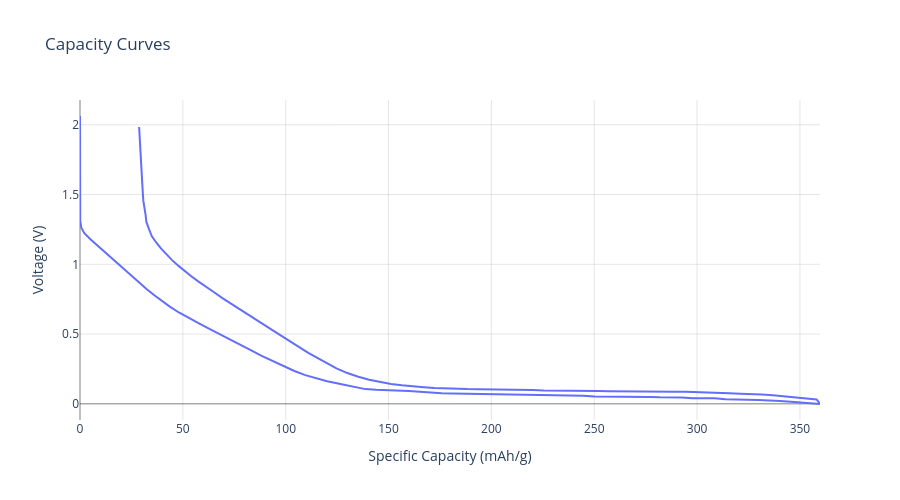

Notebook source saved alongside this figure:
### Code cell
# hc1

half_cell = (
    pd.read_csv(
        '../local_data/active_materials/anode/Hard Carbon (Vendor A - 330 mAh g).csv',
        names=['specific_capacity', 'voltage', 'direction', 'id'],
        skiprows=1
    ).drop(
        columns=['id']
    ).assign(
        direction = lambda x: x['direction'].apply(lambda y: 'discharge' if y == 'CC_DChg' else 'charge'),
    )
)

hc1 = AnodeMaterial(
    name = 'Hard Carbon (Vendor A)',
    reference = 'Na/Na+',
    specific_cost = 7.00,
    density = 1.5,
    specific_capacity_curves = half_cell,
    color='#1a1a1a'
)

hc1.plot_specific_capacity_curves(width=900, height=500).show()

### Figure 1 — Plotly figure (JSON) as saved in the notebook; plotly's stock layout.template omitted (floating-point values rounded to 4 significant figures; data arrays with more than 128 entries replaced by an {"elided": "..."} marker saying what was removed)
{"data": [{"hovertemplate": "<b>%{fullData.name}</b><br>Capacity: %{x:.2f} mAh/g<br>Voltage: %{y:.3f} V<br><i>Individual Material</i><extra></extra>", "line": {"width": 2}, "mode": "lines", "name": "2.0631 V", "type": "scatter", "x": {"elided": "172 float values"}, "y": {"elided": "172 float values"}}], "layout": {"height": 500, "hovermode": "closest", "paper_bgcolor": "white", "plot_bgcolor": "white", "title": {"text": "Capacity Curves"}, "width": 900, "xaxis": {"gridcolor": "rgba(128, 128, 128, 0.2)", "gridwidth": 1, "showgrid": true, "title": {"text": "Specific Capacity (mAh/g)"}, "zeroline": true, "zerolinecolor": "rgba(0, 0, 0, 0.5)", "zerolinewidth": 1}, "yaxis": {"gridcolor": "rgba(128, 128, 128, 0.2)", "gridwidth": 1, "showgrid": true, "title": {"text": "Voltage (V)"}, "zeroline": true, "zerolinecolor": "rgba(0, 0, 0, 0.5)", "zerolinewidth": 1}}}
